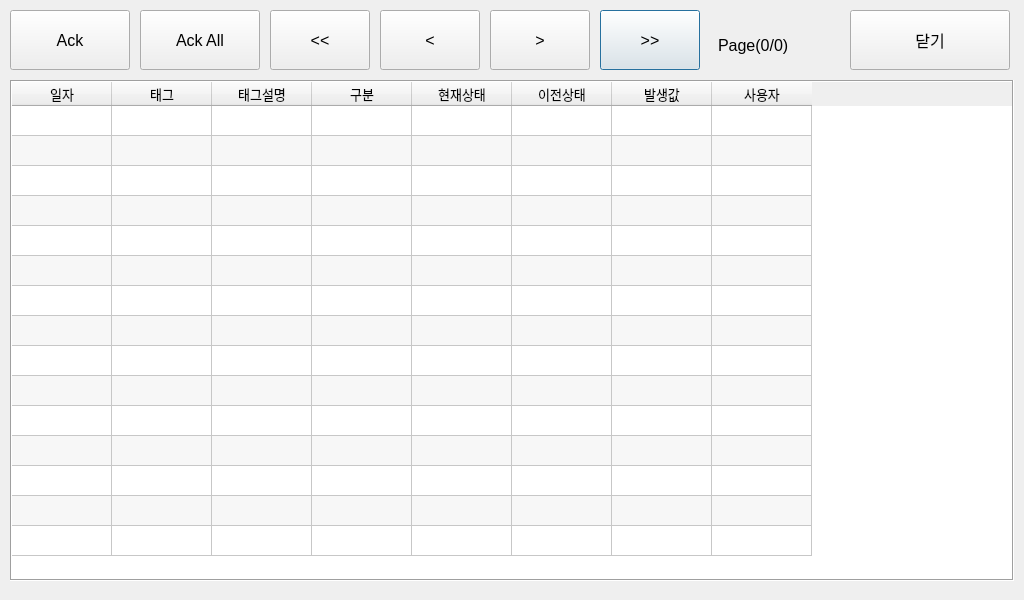
<?xml version="1.0" encoding="UTF-8"?>
<ui version="4.0">
 <class>CAlarmSummary</class>
 <widget class="QDialog" name="CAlarmSummary">
  <property name="geometry">
   <rect>
    <x>0</x>
    <y>0</y>
    <width>1024</width>
    <height>600</height>
   </rect>
  </property>
  <property name="font">
   <font>
    <pointsize>12</pointsize>
   </font>
  </property>
  <property name="windowTitle">
   <string>Dialog</string>
  </property>
  <widget class="QPushButton" name="btnLast">
   <property name="geometry">
    <rect>
     <x>600</x>
     <y>10</y>
     <width>100</width>
     <height>60</height>
    </rect>
   </property>
   <property name="text">
    <string>&gt;&gt;</string>
   </property>
  </widget>
  <widget class="QPushButton" name="btnAck">
   <property name="geometry">
    <rect>
     <x>10</x>
     <y>10</y>
     <width>120</width>
     <height>60</height>
    </rect>
   </property>
   <property name="text">
    <string>Ack</string>
   </property>
  </widget>
  <widget class="QPushButton" name="btnNext">
   <property name="geometry">
    <rect>
     <x>490</x>
     <y>10</y>
     <width>100</width>
     <height>60</height>
    </rect>
   </property>
   <property name="text">
    <string>&gt;</string>
   </property>
  </widget>
  <widget class="QPushButton" name="btnFirst">
   <property name="geometry">
    <rect>
     <x>270</x>
     <y>10</y>
     <width>100</width>
     <height>60</height>
    </rect>
   </property>
   <property name="text">
    <string>&lt;&lt;</string>
   </property>
  </widget>
  <widget class="QLabel" name="labelPage">
   <property name="geometry">
    <rect>
     <x>718</x>
     <y>20</y>
     <width>101</width>
     <height>51</height>
    </rect>
   </property>
   <property name="text">
    <string>Page(0/0)</string>
   </property>
  </widget>
  <widget class="QPushButton" name="ok">
   <property name="geometry">
    <rect>
     <x>850</x>
     <y>10</y>
     <width>160</width>
     <height>60</height>
    </rect>
   </property>
   <property name="text">
    <string>닫기</string>
   </property>
  </widget>
  <widget class="QTableWidget" name="tableAlarmSummary">
   <property name="geometry">
    <rect>
     <x>10</x>
     <y>80</y>
     <width>1004</width>
     <height>501</height>
    </rect>
   </property>
   <property name="font">
    <font>
     <family>나눔고딕_코딩</family>
     <pointsize>10</pointsize>
    </font>
   </property>
   <property name="frameShape">
    <enum>QFrame::Box</enum>
   </property>
   <property name="editTriggers">
    <set>QAbstractItemView::NoEditTriggers</set>
   </property>
   <property name="alternatingRowColors">
    <bool>true</bool>
   </property>
   <property name="selectionMode">
    <enum>QAbstractItemView::MultiSelection</enum>
   </property>
   <property name="selectionBehavior">
    <enum>QAbstractItemView::SelectRows</enum>
   </property>
   <property name="rowCount">
    <number>15</number>
   </property>
   <attribute name="verticalHeaderVisible">
    <bool>false</bool>
   </attribute>
   <row/>
   <row/>
   <row/>
   <row/>
   <row/>
   <row/>
   <row/>
   <row/>
   <row/>
   <row/>
   <row/>
   <row/>
   <row/>
   <row/>
   <row/>
   <column>
    <property name="text">
     <string>일자</string>
    </property>
    <property name="font">
     <font>
      <pointsize>10</pointsize>
     </font>
    </property>
   </column>
   <column>
    <property name="text">
     <string>태그</string>
    </property>
    <property name="font">
     <font>
      <pointsize>10</pointsize>
     </font>
    </property>
   </column>
   <column>
    <property name="text">
     <string>태그설명</string>
    </property>
    <property name="font">
     <font>
      <pointsize>10</pointsize>
     </font>
    </property>
   </column>
   <column>
    <property name="text">
     <string>구분</string>
    </property>
    <property name="font">
     <font>
      <pointsize>10</pointsize>
     </font>
    </property>
   </column>
   <column>
    <property name="text">
     <string>현재상태</string>
    </property>
    <property name="font">
     <font>
      <pointsize>10</pointsize>
     </font>
    </property>
   </column>
   <column>
    <property name="text">
     <string>이전상태</string>
    </property>
    <property name="font">
     <font>
      <pointsize>10</pointsize>
     </font>
    </property>
   </column>
   <column>
    <property name="text">
     <string>발생값</string>
    </property>
    <property name="font">
     <font>
      <pointsize>10</pointsize>
     </font>
    </property>
   </column>
   <column>
    <property name="text">
     <string>사용자</string>
    </property>
    <property name="font">
     <font>
      <pointsize>10</pointsize>
     </font>
    </property>
   </column>
  </widget>
  <widget class="QPushButton" name="btnPre">
   <property name="geometry">
    <rect>
     <x>380</x>
     <y>10</y>
     <width>100</width>
     <height>60</height>
    </rect>
   </property>
   <property name="text">
    <string>&lt;</string>
   </property>
  </widget>
  <widget class="QPushButton" name="btnAckAll">
   <property name="geometry">
    <rect>
     <x>140</x>
     <y>10</y>
     <width>120</width>
     <height>60</height>
    </rect>
   </property>
   <property name="text">
    <string>Ack All</string>
   </property>
  </widget>
 </widget>
 <resources/>
 <connections>
  <connection>
   <sender>ok</sender>
   <signal>clicked()</signal>
   <receiver>CAlarmSummary</receiver>
   <slot>accept()</slot>
   <hints>
    <hint type="sourcelabel">
     <x>929</x>
     <y>34</y>
    </hint>
    <hint type="destinationlabel">
     <x>511</x>
     <y>299</y>
    </hint>
   </hints>
  </connection>
 </connections>
</ui>
